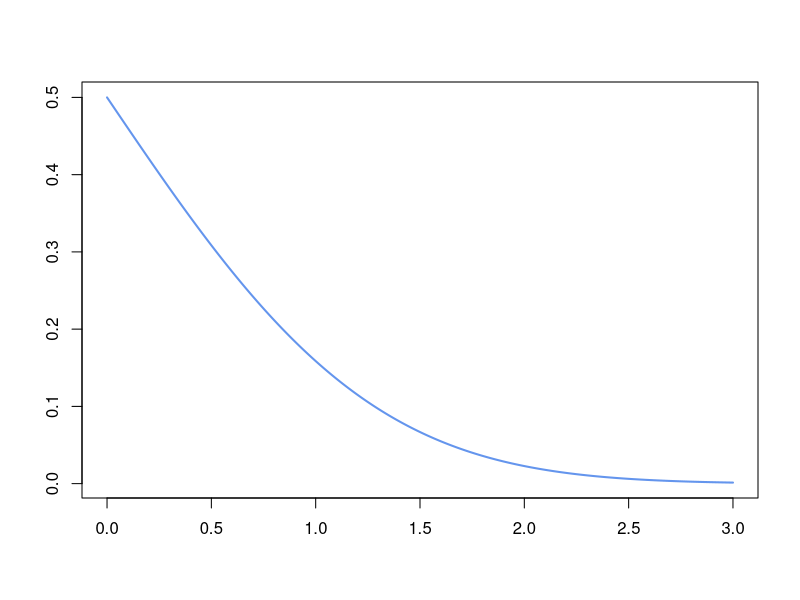

Generate this figure with R:

s = seq(0,3,by=0.001)
n = seq(2,10)

### Plot fix proba ###
x = s
y = 1-pnorm(x)
plot(x,y, xlab="", ylab="", col="cornflowerblue", lwd=2, type="l")
#for (ni in n)
#{
#	x = s*sqrt(ni)
#	y = 1-pnorm(x)
#	lines(x,y)
#}






